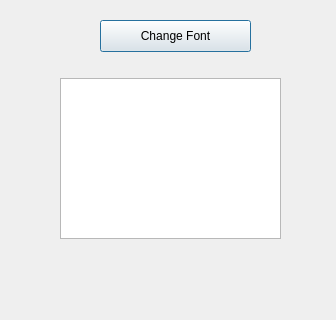
<?xml version="1.0" encoding="UTF-8"?>
<ui version="4.0">
 <class>Dialog</class>
 <widget class="QDialog" name="Dialog">
  <property name="geometry">
   <rect>
    <x>0</x>
    <y>0</y>
    <width>336</width>
    <height>320</height>
   </rect>
  </property>
  <property name="windowTitle">
   <string>Dialog</string>
  </property>
  <widget class="QTextEdit" name="textEdit">
   <property name="geometry">
    <rect>
     <x>60</x>
     <y>78</y>
     <width>221</width>
     <height>161</height>
    </rect>
   </property>
  </widget>
  <widget class="QPushButton" name="pushButton">
   <property name="geometry">
    <rect>
     <x>100</x>
     <y>20</y>
     <width>151</width>
     <height>32</height>
    </rect>
   </property>
   <property name="text">
    <string>Change Font</string>
   </property>
  </widget>
 </widget>
 <resources/>
 <connections/>
</ui>
